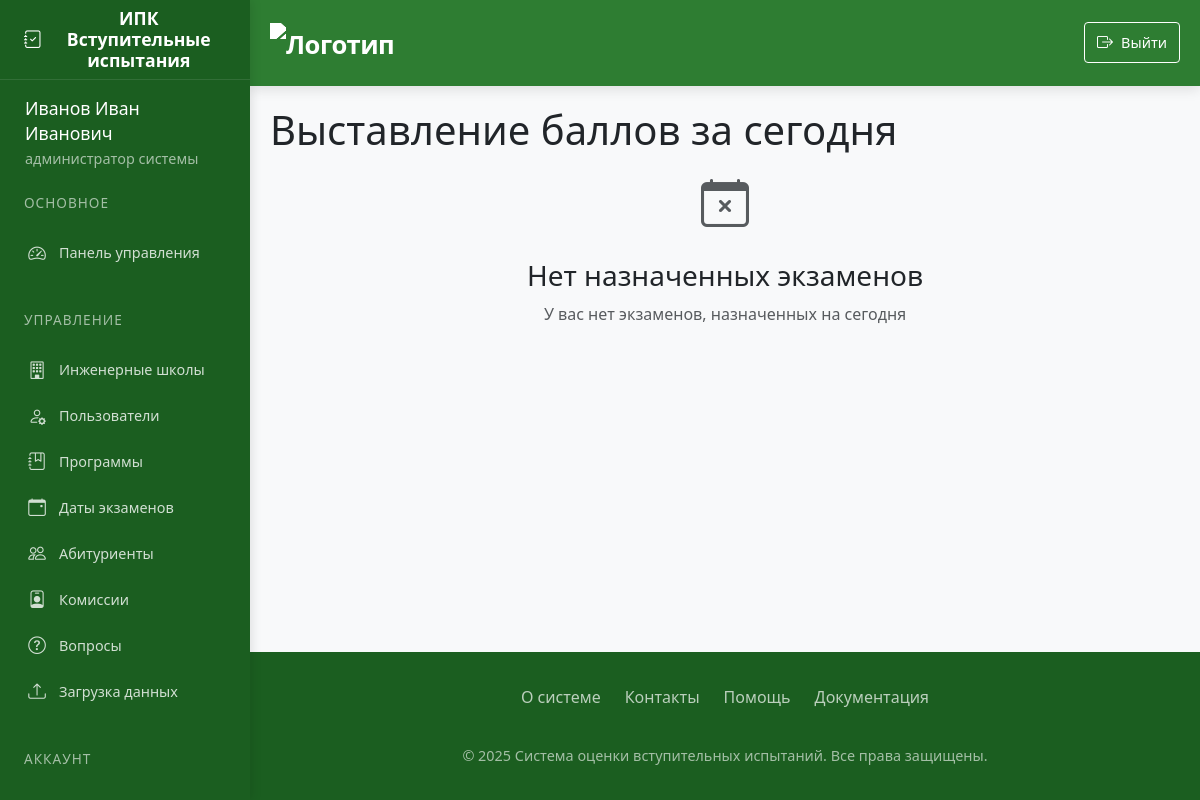
Page /enter_scores (signed in) on the earlier database version.
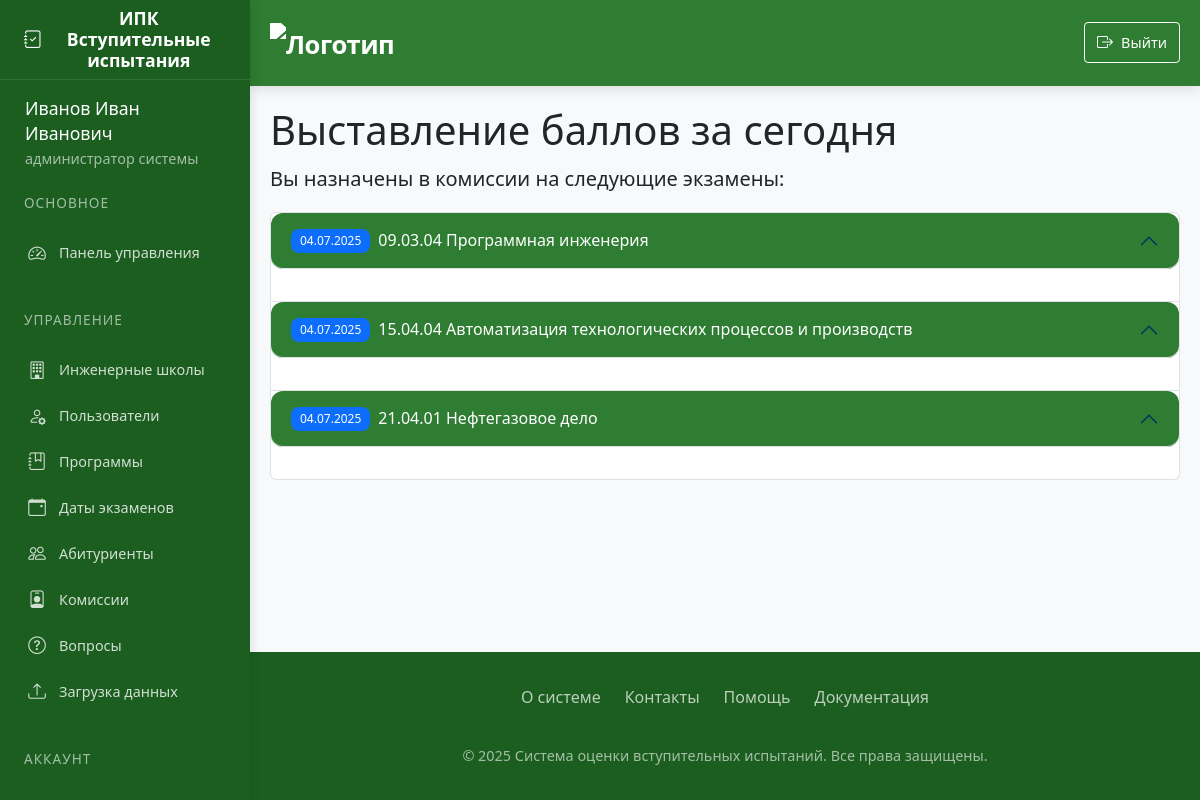
Same page on the later database version.
### app/models.py (models this page shows, shortened)
class ExamDate(db.Model):
    id = db.Column(db.Integer, primary_key=True)
    date = db.Column(db.DateTime, nullable=False)
    program_id = db.Column(db.Integer, db.ForeignKey('program.id'), nullable=False)
    commission = db.relationship('CommissionMember', backref='exam_date', lazy=True, cascade='all, delete-orphan')  # Каскад
    applicants = db.relationship('Applicant', backref='exam_date', lazy=True,cascade='all, delete-orphan',passive_deletes=True)

class Program(db.Model):
    id = db.Column(db.Integer, primary_key=True)
    code = db.Column(db.String(50), nullable=False)
    name = db.Column(db.String(200), nullable=False)
    school_id = db.Column(db.Integer, db.ForeignKey('engineering_school.id'))
    questions = db.relationship('Question', backref='program', lazy=True, cascade='all, delete-orphan')
    standard_commission = db.relationship('StandardCommission', backref='program', lazy=True, cascade='all, delete-orphan')
    applicants = db.relationship('Applicant', backref='program', lazy=True, cascade='all, delete-orphan', passive_deletes=True)
    exam_dates = db.relationship('ExamDate', backref='program', lazy=True, cascade='all, delete-orphan',passive_deletes=True)
    oop = db.relationship("Oop", backref='program', lazy=True, cascade='all, delete-orphan')  # Важно: cascade

### app/routes.py (the view)
@routes.route('/enter_scores')
@login_required
def enter_scores():
    if current_user.role not in ['admin', 'secretary', 'commission']:
        abort(403)
    today = date.today()
    exam_dates = ExamDate.query.join(CommissionMember).filter(
        db.func.date(ExamDate.date) == today,
        CommissionMember.user_id == current_user.id
    ).all()
    return render_template('enter_scores.html', exam_dates=exam_dates)

### app/templates/enter_scores.html (shortened to what this page needs)
{% extends "base.html" %}
{% block content %}
<div class="spacer-lg">
    <h1>Выставление баллов за сегодня</h1>
    {% if exam_dates %}
    <p class="lead">Вы назначены в комиссии на следующие экзамены:</p>
    <div class="accordion elegant-accordion" id="examsAccordion">
        {% for exam_date in exam_dates %}
        <div class="accordion-item">
            <h2 class="accordion-header" id="heading{{ loop.index }}">
                <button class="accordion-button" type="button" data-bs-toggle="collapse"
                        data-bs-target="#collapse{{ loop.index }}" aria-expanded="true"
                        aria-controls="collapse{{ loop.index }}">
                    <span class="badge bg-primary me-2">{{ exam_date.date.strftime('%d.%m.%Y') }}</span>
                    {{ exam_date.program.code }} {{ exam_date.program.name }}
                </button>
            </h2>
            <div id="collapse{{ loop.index }}" class="accordion-collapse collapse show"
                 aria-labelledby="heading{{ loop.index }}" data-bs-parent="#examsAccordion">
                <div class="accordion-body">
                </div>
            </div>
        </div>
        {% endfor %}
    </div>
    {% else %}
    <div class="card-elegant text-center">
        <div class="card-body">
            <i class="bi bi-calendar-x text-muted" style="font-size: 3rem;"></i>
            <h3 class="mt-3">Нет назначенных экзаменов</h3>
            <p class="text-muted">У вас нет экзаменов, назначенных на сегодня</p>
        </div>
    </div>
    {% endif %}
</div>
{% endblock %}

Differences in the rows shown:
now on this page (row edited): ExamDate: date "04.07.2025", program.code "09.03.04", program.name "Программная инженерия"
now on this page (row edited): ExamDate: date "04.07.2025", program.code "15.04.04", program.name "Автоматизация технологических процессов и производств"
now on this page (row edited): ExamDate: date "04.07.2025", program.code "21.04.01", program.name "Нефтегазовое дело"
Other differences:
text no longer shown: "Нет назначенных экзаменов У вас нет экзаменов, назначенных на сегодня"
text now shown: "Вы назначены в комиссии на следующие экзамены:"
